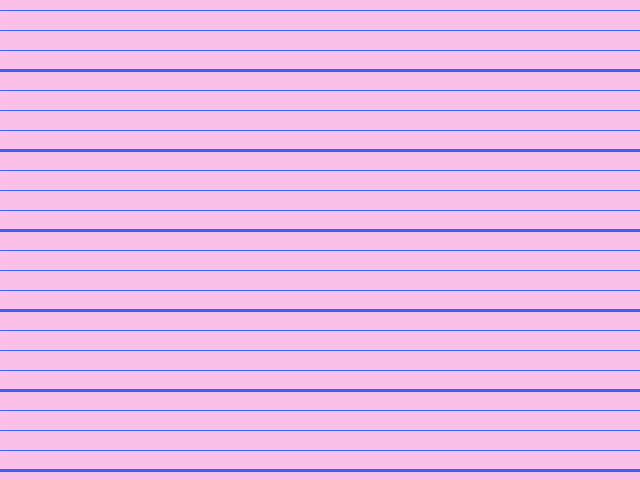
Frame 1 (no input)
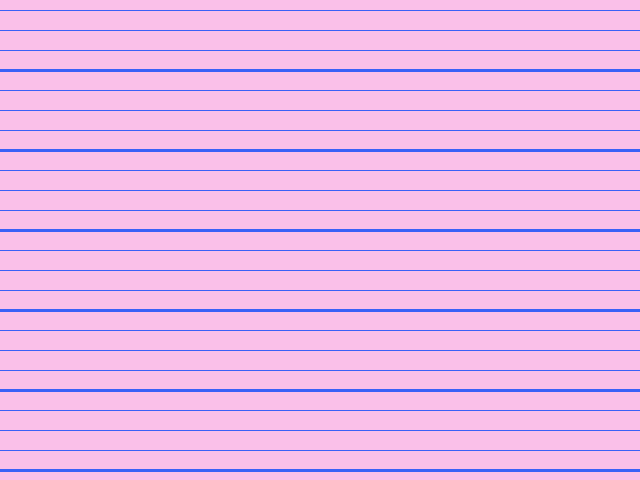
Frame 60 (the mouse pressed at the canvas centre just before this capture)
Frame 120 (the mouse held since frame 60 and released just before this capture): identical to frame 60, image omitted

The Processing sketch that drew these frames (run headless with seeded random() and noise(); from frame 60 on, the mouse is pressed at the canvas centre):

// Processing sketch: sketch_05_thick_line_every_4_lines
// ── sketch_05_thick_line_every_4_lines.pde
void setup( ) { 
  // sets window size and background
  size( 640, 480 ) ; 
  background( #FAC0E9 );
} 

void draw() { 

  // line styling
  stroke(#3961F7);

  // initial y axis value
  int y = 10;

  // create the lines
  for (int i=0; i<6; i++) { 

    // create the thin lines 
    for (int i2=0; i2<3; i2++) { 
      strokeWeight(1);
      line(0, y, 640, y);
      y += 20;
    }

    // create the thick lines 
    strokeWeight(3);
    line(0, y, 640, y);
    y += 20;
  }
} 
